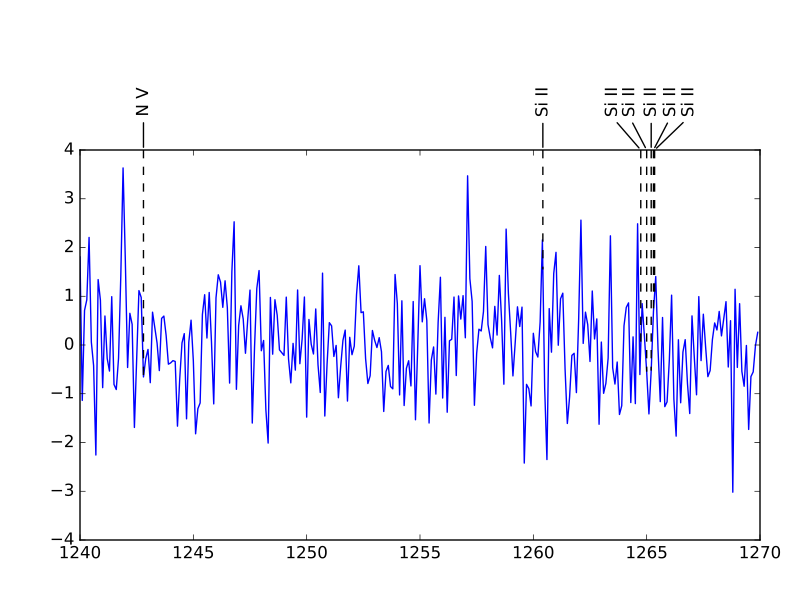

The script that drew this image:
import numpy as np
from matplotlib import pyplot as plt
import lineid_plot

wave = 1240 + np.arange(300) * 0.1
flux = np.random.normal(size=300)
line_wave = [1242.80, 1260.42, 1264.74, 1265.00, 1265.2, 1265.3, 1265.35]
line_flux = np.interp(line_wave, wave, flux)
line_label1 = ['N V', 'Si II', 'Si II', 'Si II', 'Si II', 'Si II', 'Si II']
label1_sizes = np.array([12, 12, 12, 12, 12, 12, 12])

lineid_plot.plot_line_ids(wave, flux, line_wave, line_label1,
  box_axes_space=0.08)

plt.show()
